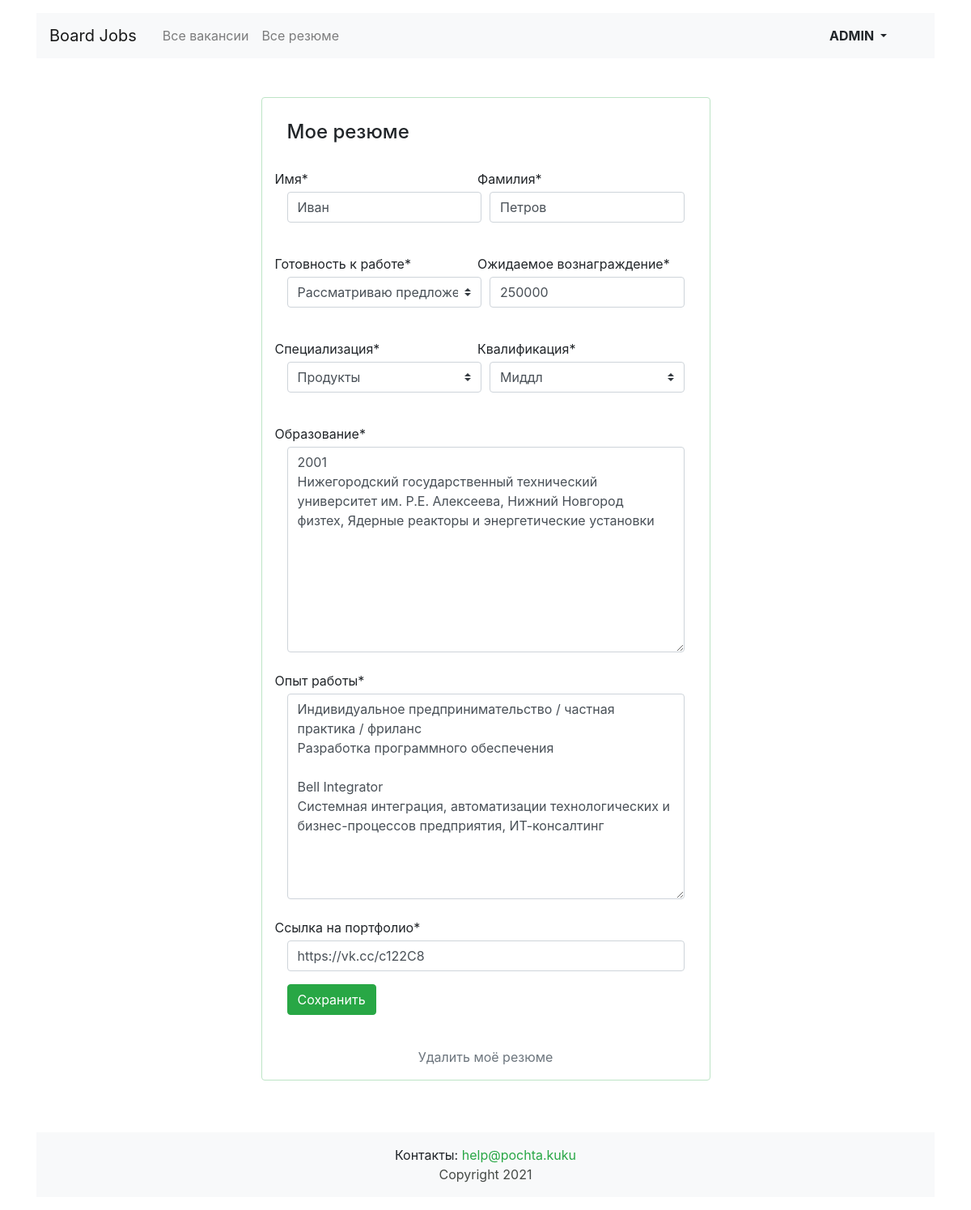
The page /myresume/ (signed in) on the database its author committed.
### vacancies/models.py (models this page shows, shortened)
class Resume(models.Model):
    class Grade(models.IntegerChoices):
        intern = 1, 'Стажер'
        junior = 2, 'Джуниор'
        middle = 3, 'Миддл'
        senior = 4, 'Синьор'
        lead = 5, 'Лид'
    class Status(models.IntegerChoices):
        not_search = 1, ('Не ищу работу')
        thinking = 2, ('Рассматриваю предложения')
        search = 3, ('Ищу работу')
    user = models.OneToOneField(User, on_delete=models.CASCADE, related_name="resumes")
    name = models.CharField("имя", max_length=15)
    surname = models.CharField("фамилия", max_length=30)
    status = models.IntegerField("готовность к работе", choices=Status.choices)
    specialty = models.ForeignKey(Specialty, on_delete=models.CASCADE, max_length=30, verbose_name="специализация")
    salary = models.IntegerField("ожидаемое вознаграждение")
    grade = models.IntegerField("квалификация", choices=Grade.choices)
    education = models.TextField("образование", max_length=1000)
    experience = models.TextField("опыт работы", max_length=1000)
    portfolio = models.URLField("ссылка на портфолио", max_length=100)
    class Meta:
        verbose_name = "резюме"
        verbose_name_plural = "резюме"
        ordering = ['id']

### vacancies/views.py (the view, shortened to what this page needs)
# urls.py: path('myresume/', MyResumeView.as_view(), name='my_resume_form'),  # заполненная форма
class MyResumeView(LoginRequiredMixin, UpdateView):
    template_name = 'vacancies/resume/resume-edit.html'
    model = Resume
    form_class = ResumeForm
    def get_object(self, queryset=None):
        return get_object_or_404(Resume, user_id=self.request.user.id)

### vacancies/models.py (called while the page is built)
    def __str__(self):
        return f"{self.title}"

### vacancies/templates/vacancies/resume/resume-edit.html (shortened to what this page needs)
{% extends 'vacancies/base.html' %}
{% block container %}
    <main class="container mt-3 pb-5" xmlns="http://www.w3.org/1999/html">
        <section class="col-12 col-lg-6 offset-lg-3 mt-5 card">
            <div class="card-body px-3 pb-4">
                <h1 class="h4 pt-2 pb-3">Мое резюме</h1>
                {% load crispy_forms_tags %}
                {% crispy form "bootstrap4" %}
            </div>
            {% if form.name.value %}
                <p class="text-center"><a href="{% url 'my_resume_delete' user.id %}" class="text-secondary">Удалить моё
                    резюме</a></p>
            {% endif %}
        </section>
    </main>
{% endblock %}

### vacancies/templates/vacancies/base.html (shortened to what this page needs)
<!DOCTYPE html>
{% load static %}
<html lang="ru">
<head>
    <link rel="stylesheet" href="https://stackpath.bootstrapcdn.com/bootstrap/4.3.1/css/bootstrap.min.css"
>
    <link rel="stylesheet" type="text/css" href="{% static 'css/style_vacancy.css' %}">
</head>
<body>
<header class="container mt-3">
    <nav class="navbar navbar-expand-lg navbar-light bg-light">
        <a class="navbar-brand mr-4" href="{% if request.path == '/' %}#{% else %}/{% endif %}">Board Jobs</a>
        <div class="collapse navbar-collapse justify-content-between" id="navbarNav">
            <ul class="navbar-nav col-10">
                <li class="nav-item">
                    {% if request.path == '/vacancies' %}
                        <a class="nav-link active" href="#">Все вакансии</a>
                    {% else %}
                        <a class="nav-link" href="{% url 'vacancies' %}">Все вакансии</a>
                    {% endif %}
                </li>
                <li class="nav-item">
                    {% if 'resumes' in request.path %}
                        <a class="nav-link active" href="#">Все резюме</a>
                    {% else %}
                        <a class="nav-link" href="{% url 'resumes' %}">Все резюме</a>
                    {% endif %}
                </li>
            </ul>
            <ul class="navbar-nav col-2 justify-content-end">
                {% if request.user.is_authenticated %}
                    <ul class="navbar-nav col-2 justify-content-end">
                        <li class="nav-item active">
                            <div class="btn-group">
                                <button type="button" class="btn dropdown-toggle font-weight-bold"
                                        data-toggle="dropdown"
                                        aria-haspopup="true" aria-expanded="false">
                                    {{ user|upper }}
                                </button>
                            </div>
                        </li>
                    </ul>
                {% else %}
                    <li class="nav-item">
                        <a href="{% url 'login' %}" class="nav-link font-weight-bold">Вход</a>
                    </li>
                {% endif %}
            </ul>
        </div>
    </nav>
</header>
{% block container %} {% endblock %}
<footer class="container mt-3">
    <div class="footer bg-light mb-3 p-3">
        <div class="contact">
            Контакты: <a href="mailto:help@pochta.kuku" class="text-success">help@pochta.kuku</a>
        </div>
        <div>
            <a href="#top">Copyright {% now "Y" %}</a>
        </div>
    </div>
</footer>
</body>
</html>

### vacancies/static/css/style_vacancy.css (style rules this page uses)
.btn { min-width: 75px; }
.card { border: 1px solid rgb(189 228 198); }
.footer { text-align: center; }
.btn-primary { color: #fff; background-color: #28a745; border-color: #28a745; }
a { color: #454a46; }

### rows shown on the page
Resume: name "Иван", surname "Петров", status "Рассматриваю предложения", salary "250000", specialty "Продукты", grade "Миддл", education "2001 Нижегородский государственный технический университет им. Р.Е. Алексеева, Нижний Новгород физтех, Ядерные реакторы и энергетические установки", experience "Индивидуальное предпринимательство / частная практика / фриланс Разработка программного обеспечения Bell Integrator Системная интеграция, автоматизации технологических и бизнес-процессов предприятия, ИТ-консалтинг", portfolio "https://vk.cc/c122C8"

### other values the page prints
{{ user|upper }} "ADMIN"
